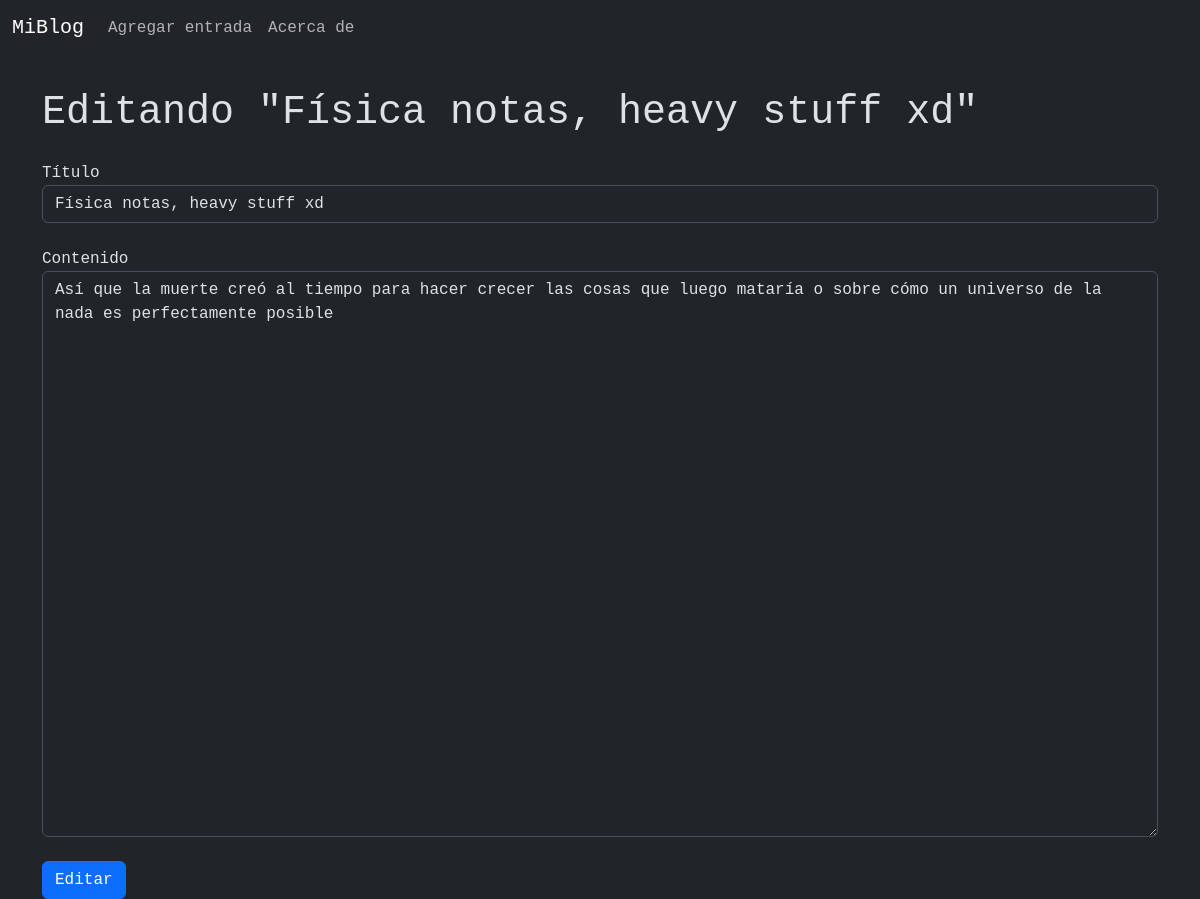
/post/11/edit, run on the app's committed database.
### tables this page shows
CREATE TABLE posts (
    id INTEGER PRIMARY KEY AUTOINCREMENT,
    created TIMESTAMP NOT NULL DEFAULT CURRENT_TIMESTAMP,
    title TEXT NOT NULL,
    content TEXT NOT NULL
);

### main.py (the view, shortened to what this page needs)
@app.route('/post/<int:id>/edit', methods=('GET', 'POST'))
def edit(id):
    post = get_post(id)
    return render_template('edit.html', post=post)

### main.py (called while the page is built)
def get_db_connection():
    conn = sqlite3.connect('database.db')
    conn.row_factory = sqlite3.Row
    return conn

def get_post(post_id):
    conn = get_db_connection()
    post = conn.execute('SELECT * FROM posts WHERE id = ?',
                        (post_id,)).fetchone()
    conn.close()
    if post is None:
        abort(404)
    return post

### templates/edit.html (shortened to what this page needs)
{% extends 'base.html' %}
{% block content %}
<h1>{% block title %} Editando "{{ post['title'] }}" {% endblock %}</h1>
<form method="post">
    <div class="form-group mt-4">
        <label for="title">Título</label>
        <input type="text" name="title" placeholder="Post title"
               class="form-control"
               value="{{ request.form['title'] or post['title'] }}">
    </div>
    <div class="form-group mt-4">
        <label for="content">Contenido</label>
        <textarea name="content" placeholder="Post content" rows="23"
                  class="form-control">{{ request.form['content'] or post['content'] }}</textarea>
    </div>
    <div class="form-group mt-4">
        <button type="submit" class="btn btn-primary">Editar</button>
    </div>
</form>
{% endblock %}

### static/styles/styles.css (style rules this page uses)
html * { font-family: "Lucida Console", "Courier New", monospace; }

### data on the page
posts: title "Física notas, heavy stuff xd", content "Así que la muerte creó al tiempo para hacer crecer las cosas que luego mataría o sobre cómo un universo de la nada es perfectamente posible"
